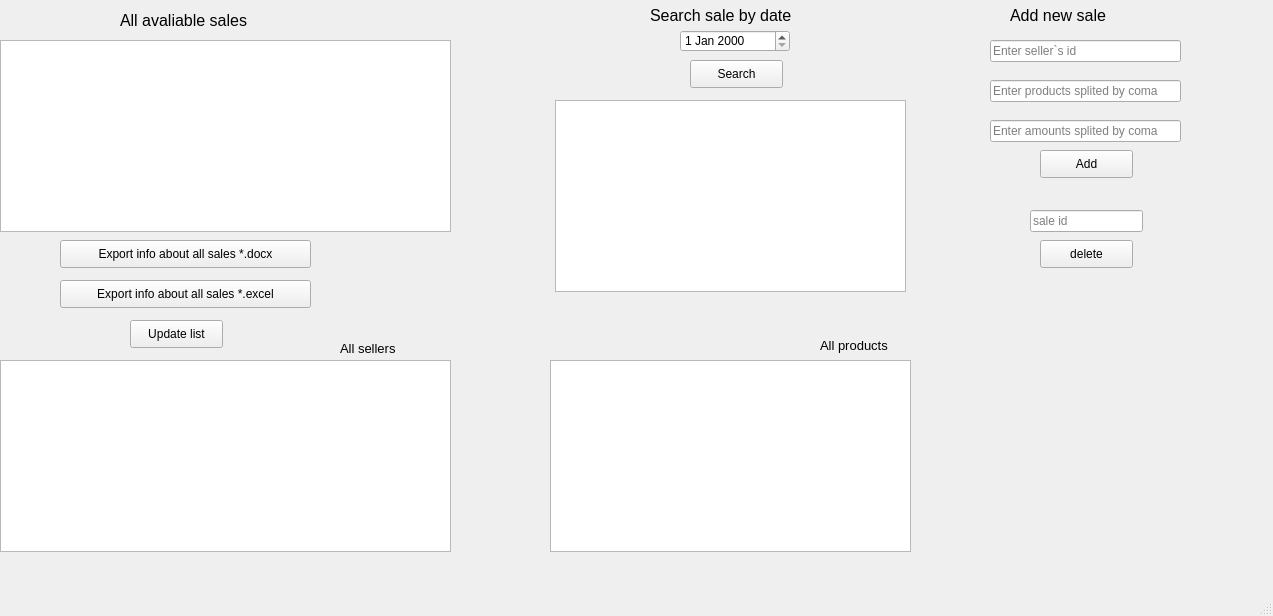
<?xml version="1.0" encoding="UTF-8"?>
<ui version="4.0">
 <class>MainWindow</class>
 <widget class="QMainWindow" name="MainWindow">
  <property name="geometry">
   <rect>
    <x>0</x>
    <y>0</y>
    <width>1273</width>
    <height>616</height>
   </rect>
  </property>
  <property name="windowTitle">
   <string>MainWindow</string>
  </property>
  <widget class="QWidget" name="centralwidget">
   <widget class="QListView" name="sale_list">
    <property name="geometry">
     <rect>
      <x>0</x>
      <y>40</y>
      <width>451</width>
      <height>192</height>
     </rect>
    </property>
   </widget>
   <widget class="QLabel" name="label">
    <property name="geometry">
     <rect>
      <x>120</x>
      <y>0</y>
      <width>201</width>
      <height>41</height>
     </rect>
    </property>
    <property name="font">
     <font>
      <pointsize>12</pointsize>
     </font>
    </property>
    <property name="text">
     <string>All avaliable sales</string>
    </property>
   </widget>
   <widget class="QPushButton" name="saleDocx">
    <property name="geometry">
     <rect>
      <x>60</x>
      <y>240</y>
      <width>251</width>
      <height>28</height>
     </rect>
    </property>
    <property name="font">
     <font>
      <pointsize>9</pointsize>
     </font>
    </property>
    <property name="text">
     <string>Export info about all sales *.docx</string>
    </property>
   </widget>
   <widget class="QPushButton" name="saleExcel">
    <property name="geometry">
     <rect>
      <x>60</x>
      <y>280</y>
      <width>251</width>
      <height>28</height>
     </rect>
    </property>
    <property name="font">
     <font>
      <pointsize>9</pointsize>
     </font>
    </property>
    <property name="text">
     <string>Export info about all sales *.excel</string>
    </property>
   </widget>
   <widget class="QLabel" name="label_2">
    <property name="geometry">
     <rect>
      <x>650</x>
      <y>0</y>
      <width>181</width>
      <height>31</height>
     </rect>
    </property>
    <property name="font">
     <font>
      <pointsize>12</pointsize>
     </font>
    </property>
    <property name="text">
     <string>Search sale by date</string>
    </property>
   </widget>
   <widget class="QPushButton" name="searchSaleBtn">
    <property name="geometry">
     <rect>
      <x>690</x>
      <y>60</y>
      <width>93</width>
      <height>28</height>
     </rect>
    </property>
    <property name="text">
     <string>Search</string>
    </property>
   </widget>
   <widget class="QListView" name="search_sale_list">
    <property name="geometry">
     <rect>
      <x>555</x>
      <y>100</y>
      <width>351</width>
      <height>192</height>
     </rect>
    </property>
   </widget>
   <widget class="QLabel" name="label_3">
    <property name="geometry">
     <rect>
      <x>1010</x>
      <y>0</y>
      <width>121</width>
      <height>31</height>
     </rect>
    </property>
    <property name="font">
     <font>
      <pointsize>12</pointsize>
     </font>
    </property>
    <property name="text">
     <string>Add new sale</string>
    </property>
   </widget>
   <widget class="QLineEdit" name="seller_id">
    <property name="geometry">
     <rect>
      <x>990</x>
      <y>40</y>
      <width>191</width>
      <height>22</height>
     </rect>
    </property>
    <property name="placeholderText">
     <string>Enter seller`s id</string>
    </property>
   </widget>
   <widget class="QLineEdit" name="products">
    <property name="geometry">
     <rect>
      <x>990</x>
      <y>80</y>
      <width>191</width>
      <height>22</height>
     </rect>
    </property>
    <property name="placeholderText">
     <string>Enter products splited by coma</string>
    </property>
   </widget>
   <widget class="QLineEdit" name="amounts">
    <property name="geometry">
     <rect>
      <x>990</x>
      <y>120</y>
      <width>191</width>
      <height>22</height>
     </rect>
    </property>
    <property name="placeholderText">
     <string>Enter amounts splited by coma</string>
    </property>
   </widget>
   <widget class="QPushButton" name="addSale">
    <property name="geometry">
     <rect>
      <x>1040</x>
      <y>150</y>
      <width>93</width>
      <height>28</height>
     </rect>
    </property>
    <property name="text">
     <string>Add</string>
    </property>
   </widget>
   <widget class="QDateEdit" name="choseDate">
    <property name="geometry">
     <rect>
      <x>680</x>
      <y>30</y>
      <width>110</width>
      <height>22</height>
     </rect>
    </property>
   </widget>
   <widget class="QLineEdit" name="idEnter">
    <property name="geometry">
     <rect>
      <x>1030</x>
      <y>210</y>
      <width>113</width>
      <height>22</height>
     </rect>
    </property>
    <property name="placeholderText">
     <string>sale id</string>
    </property>
   </widget>
   <widget class="QPushButton" name="updSales">
    <property name="geometry">
     <rect>
      <x>130</x>
      <y>320</y>
      <width>93</width>
      <height>28</height>
     </rect>
    </property>
    <property name="text">
     <string>Update list</string>
    </property>
   </widget>
   <widget class="QPushButton" name="delSale">
    <property name="geometry">
     <rect>
      <x>1040</x>
      <y>240</y>
      <width>93</width>
      <height>28</height>
     </rect>
    </property>
    <property name="text">
     <string>delete</string>
    </property>
   </widget>
   <widget class="QListView" name="allSellers">
    <property name="geometry">
     <rect>
      <x>0</x>
      <y>360</y>
      <width>451</width>
      <height>192</height>
     </rect>
    </property>
   </widget>
   <widget class="QLabel" name="label_4">
    <property name="geometry">
     <rect>
      <x>340</x>
      <y>340</y>
      <width>81</width>
      <height>16</height>
     </rect>
    </property>
    <property name="font">
     <font>
      <pointsize>10</pointsize>
     </font>
    </property>
    <property name="text">
     <string>All sellers</string>
    </property>
   </widget>
   <widget class="QListView" name="allProds">
    <property name="geometry">
     <rect>
      <x>550</x>
      <y>360</y>
      <width>361</width>
      <height>192</height>
     </rect>
    </property>
   </widget>
   <widget class="QLabel" name="label_5">
    <property name="geometry">
     <rect>
      <x>820</x>
      <y>330</y>
      <width>91</width>
      <height>31</height>
     </rect>
    </property>
    <property name="font">
     <font>
      <pointsize>10</pointsize>
     </font>
    </property>
    <property name="text">
     <string>All products</string>
    </property>
   </widget>
  </widget>
  <widget class="QMenuBar" name="menubar">
   <property name="geometry">
    <rect>
     <x>0</x>
     <y>0</y>
     <width>1273</width>
     <height>26</height>
    </rect>
   </property>
  </widget>
  <widget class="QStatusBar" name="statusbar"/>
 </widget>
 <resources/>
 <connections/>
</ui>
